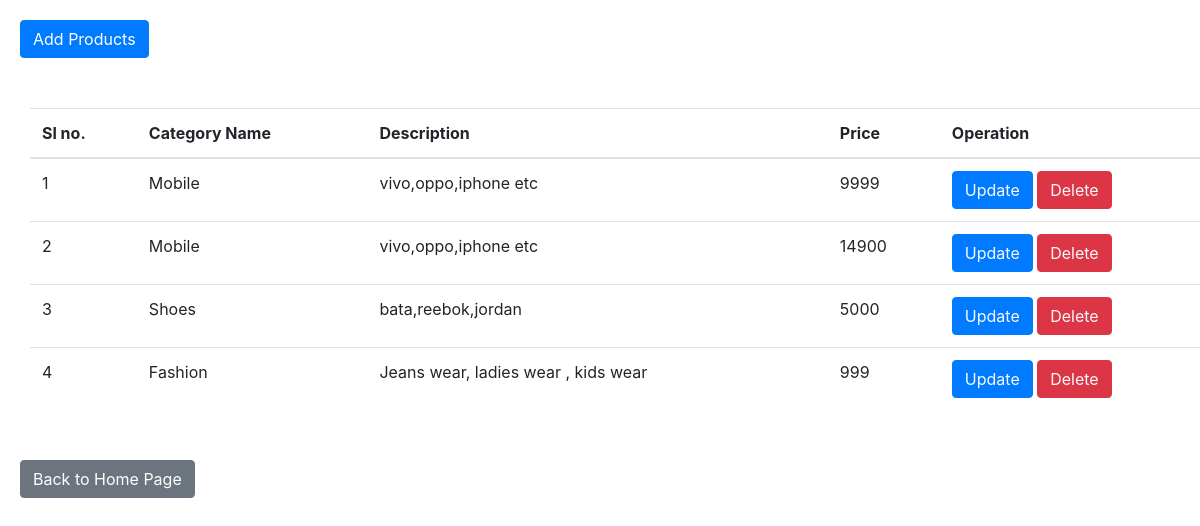
/show_products.php, run on the app's committed database.
### tables this page shows
CREATE TABLE `product` (
  `id` int(11) NOT NULL,
  `category` varchar(255) NOT NULL,
  `description` varchar(255) NOT NULL,
  `price` varchar(100) NOT NULL
);

CREATE TABLE `catagories` (
  `id` int(11) NOT NULL,
  `category_name` varchar(255) NOT NULL,
  `description` varchar(255) NOT NULL,
  `image` varchar(255) NOT NULL,
  `is_created` tinyint(4) NOT NULL DEFAULT current_timestamp(),
  `is_updated` tinyint(4) NOT NULL DEFAULT current_timestamp(),
  `is_deleted` tinyint(4) NOT NULL DEFAULT 0
);

### show_products.php (the view, shortened to what this page needs)
<?php
include "config.php";
?>
<!doctype html>
<html lang="en">
<head>
  <link rel="stylesheet" href="https://cdn.jsdelivr.net/npm/bootstrap@4.0.0/dist/css/bootstrap.min.css">
</head>
<body>
  <a href="product_details..php"><button type="button" class="btn btn-primary my-button">Add Products</button></a>
  <table class="table table-hover small-table" style="margin:30px">
    <thead>
      <tr>
        <th scope="col">Sl no.</th>
        <th scope="col">Category Name</th>
        <th scope="col">Description</th>
        <th scope="col">Price</th>
        <th scope="col">Operation</th>
      </tr>
    </thead>
    <tbody>
      <?php
      $count = 0;
      $query ="SELECT * FROM `product` LEFT JOIN catagories on product.category = catagories.id";
      $result = mysqli_query($conn, $query);
      if (mysqli_num_rows($result) > 0) {
        while ($row = $result->fetch_assoc()) {
      ?>
          <tr>
            <td><?=  ++$count ?></td>
            <td><?= $row['category_name'] ?></td>
            <td><?= $row['description'] ?></td>
            <td><?= $row['price'] ?></td>
            <td>
              <button class="btn btn-primary"><a href="update_product.php?updateid=<?= $row['id'] ?>" class="text-light">Update</a></button>
              <button class="btn btn-danger"><a href="delete_product.php?deleteid=<?= $row['id'] ?>" class="text-light">Delete</a></button>
            </td>
          </tr>
      <?php
        }
      } else {
        echo "no data found !!";
      }
      ?>
    </tbody>
  </table>
  <a href="my_home.php"><button type="button" class="btn btn-secondary my-button">Back to Home Page</button></a>
</body>
</html>

### show_products.php (style rules this page uses)
.my-button { margin: 20px; }

### data on the page
product: catagories.category_name "Mobile", catagories.description "vivo,oppo,iphone etc", price "9999"
product: catagories.category_name "Mobile", catagories.description "vivo,oppo,iphone etc", price "14900"
product: catagories.category_name "Shoes", catagories.description "bata,reebok,jordan", price "5000"
product: catagories.category_name "Fashion", catagories.description "Jeans wear, ladies wear , kids wear", price "999"
